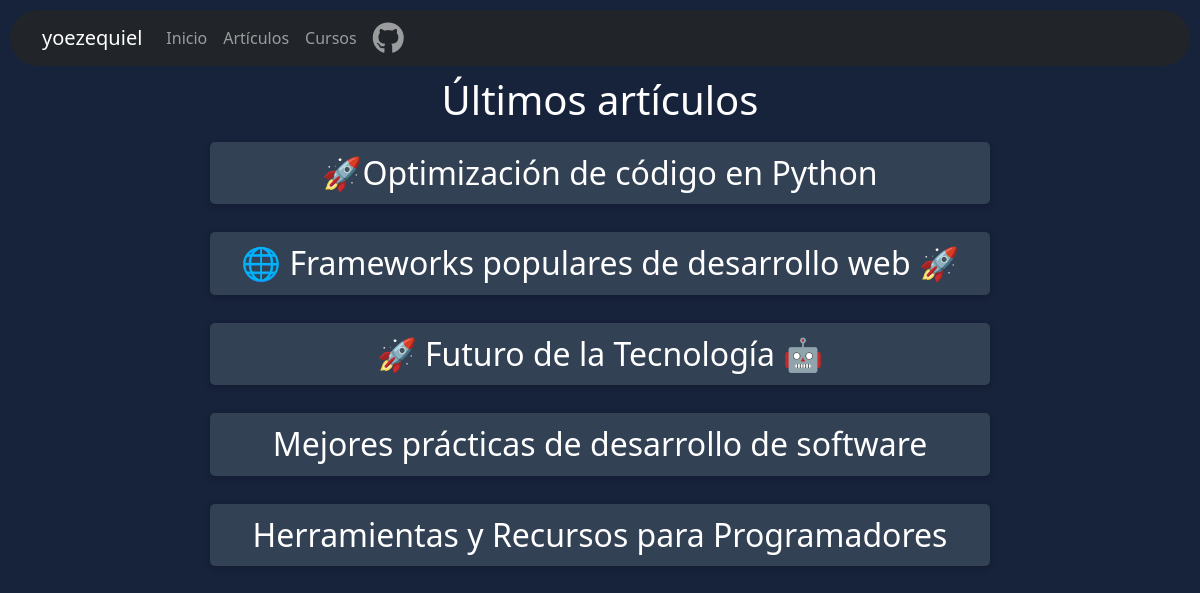
Before: / with the older database file.
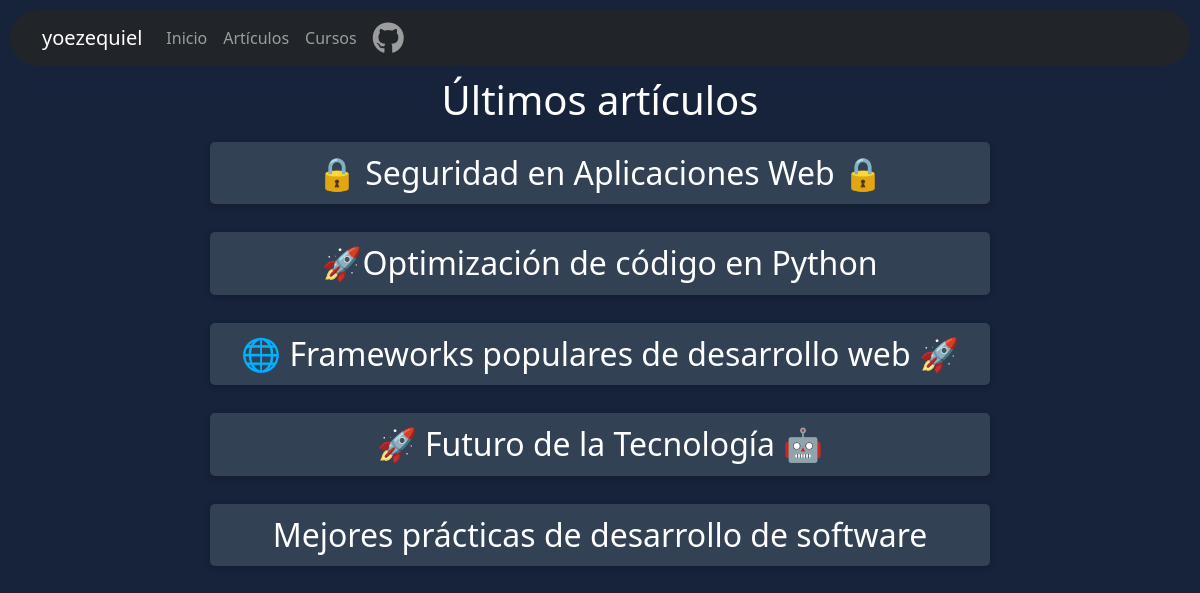
After: the same page with the newer database file.
### tables this page shows
CREATE TABLE articles (
                    id INTEGER PRIMARY KEY AUTOINCREMENT,
                    title TEXT NOT NULL,
                    content TEXT NOT NULL,
                    image TEXT
                );

### app.py (the view)
@app.route('/')
def index():
    conn = get_db_connection()
    if conn:
        try:
            cursor = conn.cursor()
            cursor.execute('''
                CREATE TABLE IF NOT EXISTS articles (
                    id INTEGER PRIMARY KEY AUTOINCREMENT,
                    title TEXT NOT NULL,
                    content TEXT NOT NULL,
                    image TEXT
                )
            ''')
            conn.commit()
            cursor.execute("SELECT * FROM articles ORDER BY id DESC LIMIT 5")
            latest_articles = cursor.fetchall()
            cursor.close()
            conn.close()
            if len(latest_articles) == 0:
                message = "No hay artículos publicados aún"
            else:
                message = ""
            return render_template('index.html', articles=latest_articles, message=message)
        except sqlite3.Error as e:
            print(e)
            return "Error en la conexión a la base de datos"
    else:
        return "Error en la conexión a la base de datos"

### app.py (called while the page is built)
def get_db_connection():
    try:
        conn = sqlite3.connect('blog.db')
        return conn
    except sqlite3.Error as e:
        print(e)
        return None

### templates/index.html (shortened to what this page needs)
{% extends 'base.html' %}
{% block content %}
<link rel="stylesheet" href="{{ url_for('static', filename='css/index.css') }}">
    <h1>Últimos artículos</h1>
    {% if message %}
        <p>{{ message }}</p>
    {% else %}
        {% for article in articles %}
            <div class="article">
                <h2><a id="a" href="{{ url_for('view_article', article_id=article[0]) }}">{{ article[1] }}</a></h2>
            </div>
        {% endfor %}
    {% endif %}
{% endblock %}

Changed rows visible on the page:
no longer on this page (row unchanged): articles: title "Herramientas y Recursos para Programadores"
added articles: title "🔒 Seguridad en Aplicaciones Web 🔒"
